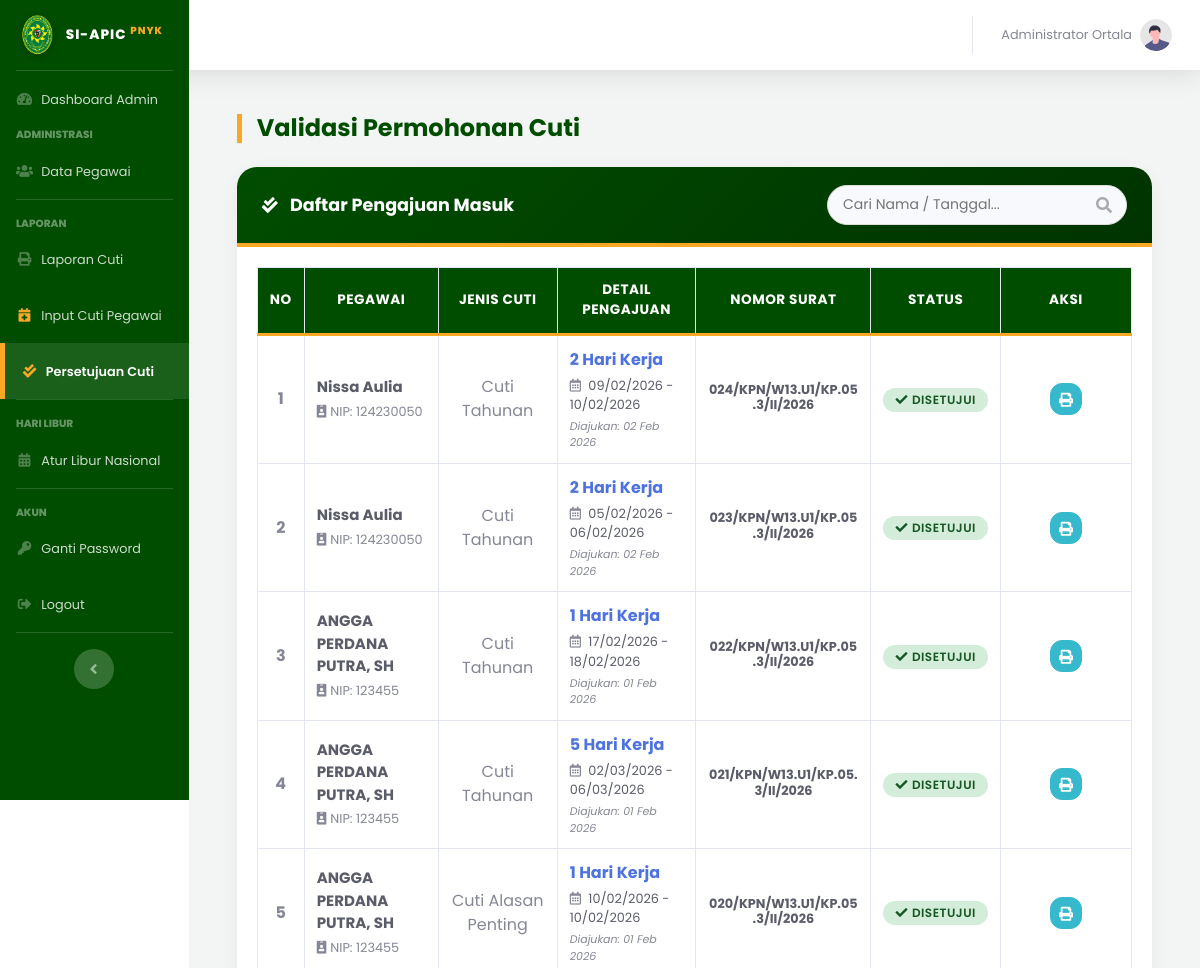
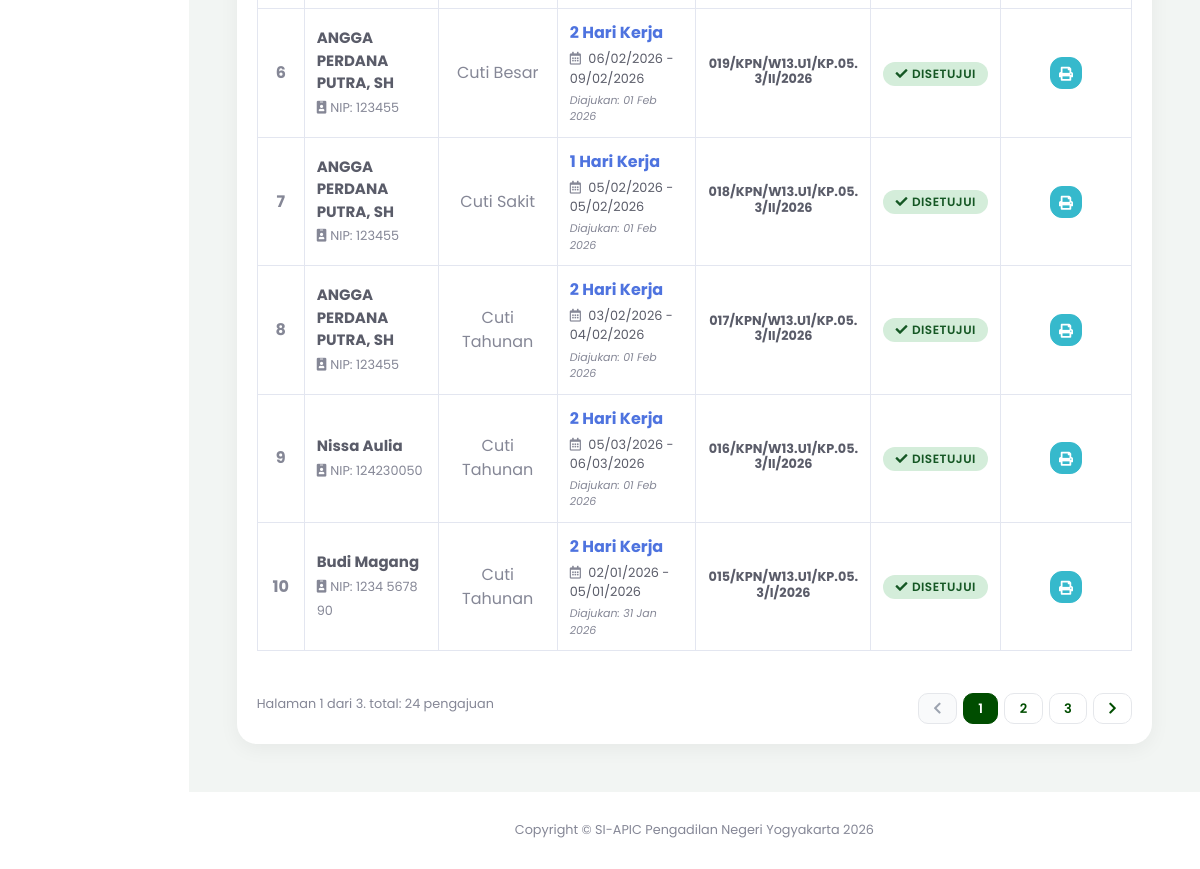
Page /index.php?page=validasi_cuti (signed in) on the earlier database version (2 pictures, top to bottom).
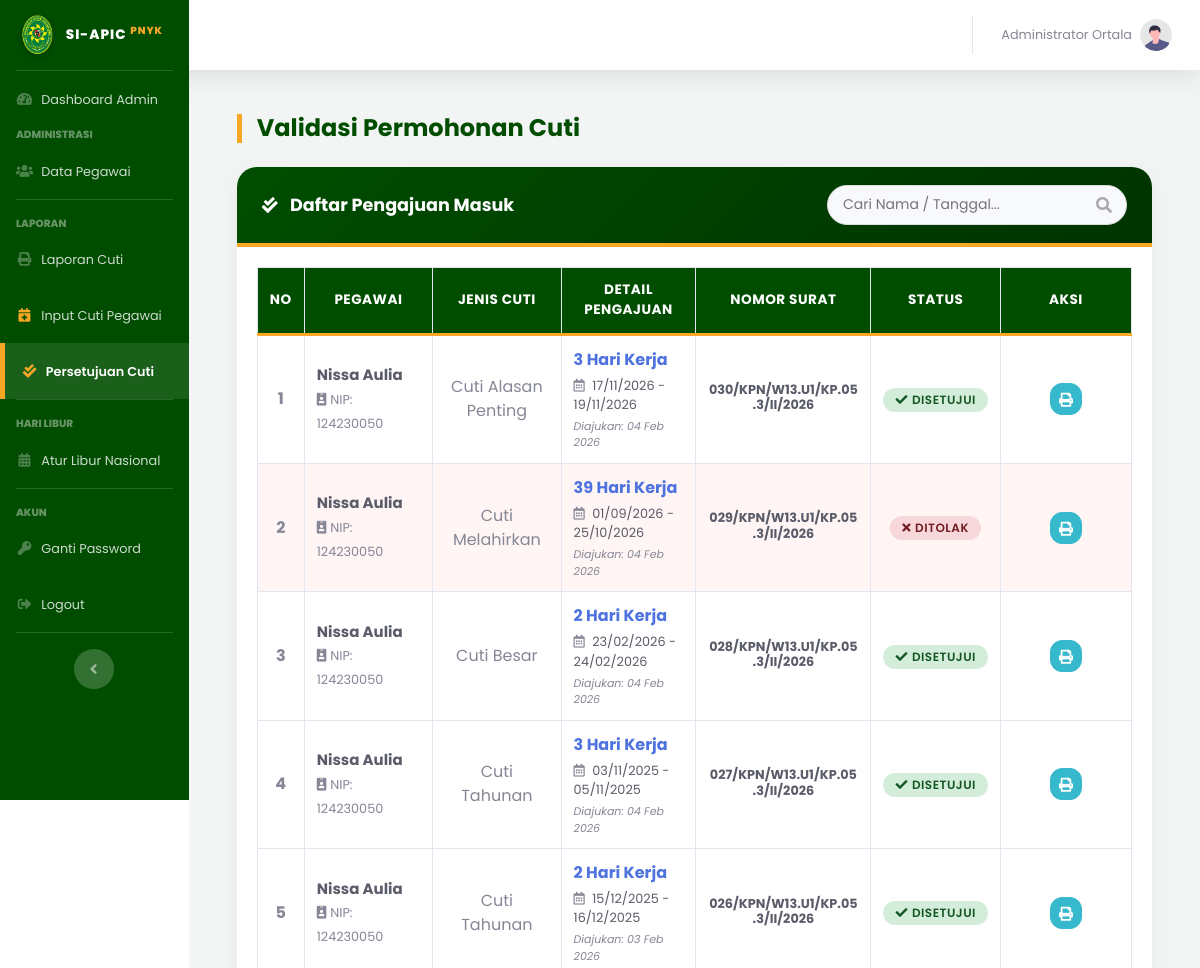
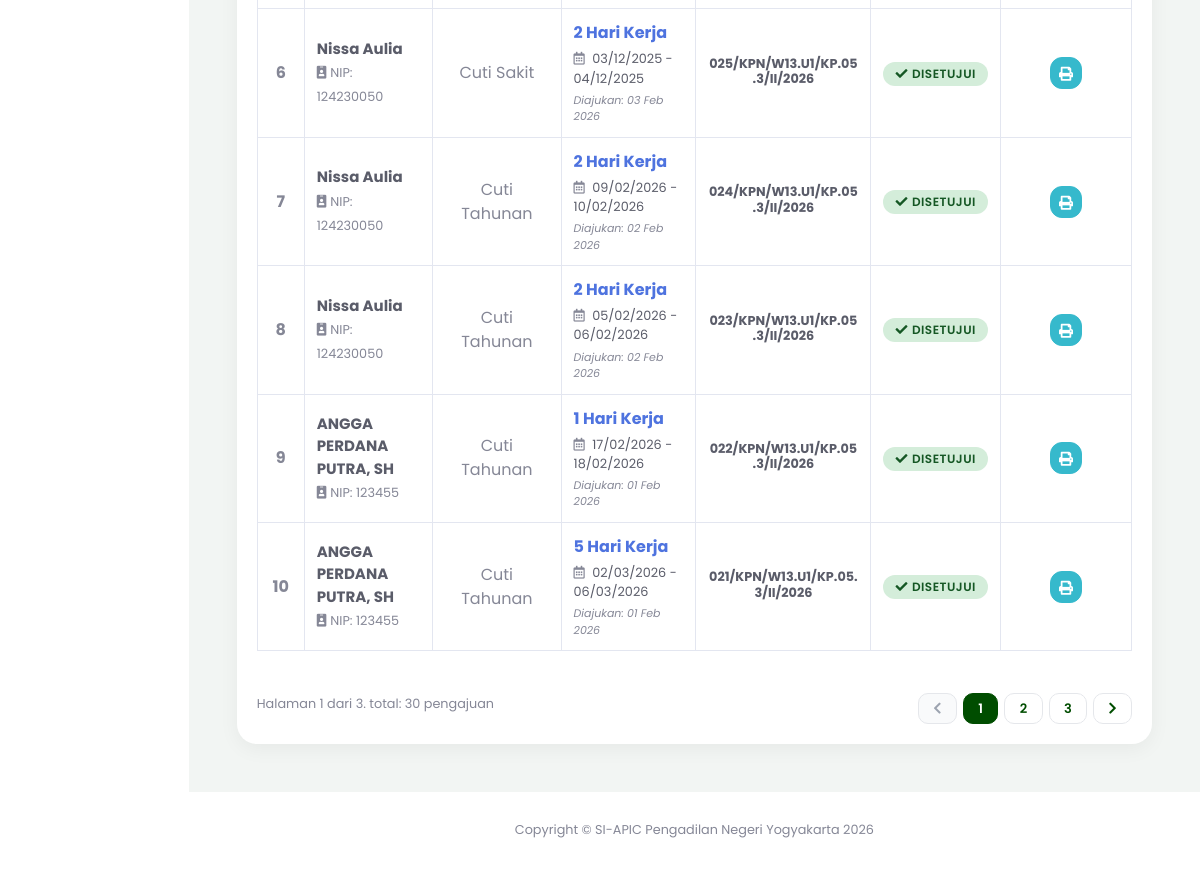
Same page on the later database version (2 pictures, top to bottom).
### tables this page shows
CREATE TABLE `pengajuan_cuti` (
  `id_pengajuan` int(11) NOT NULL,
  `id_user` int(11) NOT NULL,
  `jenis_cuti` varchar(50) DEFAULT NULL,
  `id_atasan` int(11) DEFAULT NULL,
  `id_jenis` int(11) NOT NULL,
  `nomor_surat` varchar(100) DEFAULT NULL,
  `tgl_pengajuan` date DEFAULT NULL,
  `tgl_mulai` date NOT NULL,
  `tgl_selesai` date NOT NULL,
  `lama_hari` int(11) NOT NULL,
  `alasan` text NOT NULL,
  `no_telepon` varchar(20) DEFAULT NULL,
  `masa_kerja` varchar(50) DEFAULT NULL,
  `alamat_cuti` text NOT NULL,
  `status` enum('Diajukan','Disetujui','Ditolak','Dibatalkan') DEFAULT 'Diajukan',
  `catatan_admin` text DEFAULT NULL,
  `created_at` timestamp NOT NULL DEFAULT current_timestamp(),
  `sisa_cuti_n` int(11) DEFAULT 0,
  `sisa_cuti_n1` int(11) DEFAULT 0,
  `dipotong_n1` int(11) DEFAULT 0,
  `dipotong_n` int(11) DEFAULT 0,
  `id_pejabat` int(11) DEFAULT 0,
  `ttd_pejabat` enum('ketua','wakil','plh') DEFAULT 'ketua'
);

CREATE TABLE `users` (
  `id_user` int(11) NOT NULL,
  `nip` varchar(30) NOT NULL,
  `masa_kerja` varchar(50) DEFAULT NULL,
  `password` varchar(255) NOT NULL,
  `nama_lengkap` varchar(100) NOT NULL,
  `jabatan` varchar(100) DEFAULT NULL,
  `pangkat` varchar(50) DEFAULT NULL,
  `unit_kerja` varchar(100) DEFAULT 'Pengadilan Negeri Yogyakarta',
  `no_telepon` varchar(20) DEFAULT NULL,
  `role` enum('admin','user') NOT NULL,
  `is_atasan_langsung` tinyint(1) DEFAULT 0 COMMENT '1=Bisa TTD, 0=Staf Biasa',
  `sisa_cuti_n` int(11) DEFAULT 12,
  `sisa_cuti_n1` int(11) DEFAULT 0,
  `sisa_cuti_n2` int(11) DEFAULT 0,
  `kuota_cuti_sakit` int(11) DEFAULT 14,
  `created_at` timestamp NOT NULL DEFAULT current_timestamp(),
  `status_akun` enum('aktif','nonaktif') DEFAULT 'aktif',
  `id_atasan` int(11) DEFAULT NULL,
  `is_atasan` enum('0','1') DEFAULT '0'
);

CREATE TABLE `jenis_cuti` (
  `id_jenis` int(11) NOT NULL,
  `nama_jenis` varchar(50) NOT NULL
);

### pages/admin/validasi_cuti.php (the view, shortened to what the changed rows need)
<?php
$batas   = 10;
$halaman = isset($_GET['hal']) ? (int)$_GET['hal'] : 1;
$halaman_awal = ($halaman > 1) ? ($halaman * $batas) - $batas : 0;
$keyword = "";
$where_clause = "";
$query_count_str = "SELECT count(id_pengajuan) as jumlah
                    FROM pengajuan_cuti
                    JOIN users ON pengajuan_cuti.id_user = users.id_user
                    WHERE 1=1 $where_clause";
$query_count = mysqli_query($koneksi, $query_count_str);
$data_count  = mysqli_fetch_assoc($query_count);
$jumlah_data = $data_count['jumlah'];
$total_halaman = ceil($jumlah_data / $batas);
$query_utama = "SELECT pengajuan_cuti.*,
                        users.nama_lengkap, users.nip,
                        users.sisa_cuti_n, users.sisa_cuti_n1, users.kuota_cuti_sakit,
                        jenis_cuti.nama_jenis
                FROM pengajuan_cuti
                JOIN users ON pengajuan_cuti.id_user = users.id_user
                JOIN jenis_cuti ON pengajuan_cuti.id_jenis = jenis_cuti.id_jenis
                WHERE 1=1 $where_clause
                ORDER BY pengajuan_cuti.tgl_pengajuan DESC, pengajuan_cuti.id_pengajuan DESC
                LIMIT $halaman_awal, $batas";
$query = mysqli_query($koneksi, $query_utama);
$nomor = $halaman_awal + 1;
?>
<div class="container-fluid mb-5 mt-4">
    <div class="d-sm-flex align-items-center justify-content-between mb-4">
        <h1 class="page-title-pn mb-0">Validasi Permohonan Cuti</h1>
    </div>
    <div class="card card-pn mb-4">
        <div class="card-body">
            <div id="area_tabel">
                <?php if(mysqli_num_rows($query) == 0) { ?>
                    <div class="alert alert-light text-center border shadow-sm" style="border-radius: 12px;">
                        <h6 class="text-muted m-3"><i class="fas fa-info-circle mr-2"></i>Data pengajuan tidak ditemukan.</h6>
                    </div>
                <?php } else { ?>
                <div class="table-responsive">
                    <table class="table table-bordered table-hover" width="100%" cellspacing="0">
                        <thead class="table-pn-head">
                            <tr class="text-center">
                                <th width="5%">No</th>
                                <th>Pegawai</th>
                                <th>Jenis Cuti</th>
                                <th>Detail Pengajuan</th>
                                <th>Nomor Surat</th>
                                <th>Status</th>
                                <th width="15%">Aksi</th>
                            </tr>
                        </thead>
                        <tbody>
                            <?php
                            while($row = mysqli_fetch_array($query)){
                                $raw_status = strtolower(trim($row['status']));
                                $bg_row = "";
                                if ($raw_status == 'disetujui') {
                                    $badge = '<span class="badge badge-status" style="background-color: #d4edda; color: #155724;"><i class="fas fa-check mr-1"></i>DISETUJUI</span>';
                                } elseif ($raw_status == 'ditolak') {
                                    $badge = '<span class="badge badge-status" style="background-color: #f8d7da; color: #721c24;"><i class="fas fa-times mr-1"></i>DITOLAK</span>';
                                    $bg_row = "style='background-color: #fff5f5;'";
                                } else {
                                    $badge = '<span class="badge badge-status" style="background-color: #fff3cd; color: #856404;"><i class="fas fa-clock mr-1"></i>MENUNGGU</span>';
                                    $bg_row = "style='background-color: #fffdf0;'";
                                }
                            ?>
                            <tr <?php echo $bg_row; ?>>
                                <td class="text-center font-weight-bold align-middle"><?php echo $nomor++; ?></td>
                                <td class="align-middle">
                                    <div class="font-weight-bold text-dark" style="font-size: 15px;"><?php echo $row['nama_lengkap']; ?></div>
                                    <small class="text-muted"><i class="fas fa-id-badge mr-1"></i>NIP: <?php echo $row['nip']; ?></small>
                                </td>
                                <td class="align-middle text-center"><?php echo $row['nama_jenis']; ?></td>
                                <td class="align-middle">
                                    <div class="font-weight-bold text-primary"><?php echo $row['lama_hari']; ?> Hari Kerja</div>
                                    <small class="text-dark d-block mt-1">
                                        <i class="far fa-calendar-alt mr-1 text-muted"></i>
                                        <?php echo date('d/m/Y', strtotime($row['tgl_mulai'])); ?> -
                                        <?php echo date('d/m/Y', strtotime($row['tgl_selesai'])); ?>
                                    </small>
                                    <small class="text-muted font-italic d-block mt-1" style="font-size: 11px;">
                                        Diajukan: <?php echo date('d M Y', strtotime($row['tgl_pengajuan'])); ?>
                                    </small>
                                </td>
                                <td class="text-center align-middle">
                                    <?php if(!empty($row['nomor_surat'])) { ?>
                                        <span class="font-weight-bold text-dark small" style="display:inline-block; max-width:150px; line-height:1.2;">
                                            <?php echo $row['nomor_surat']; ?>
                                        </span>
                                    <?php } else { echo '-'; } ?>
                                </td>
                                <td class="text-center align-middle"><?php echo $badge; ?></td>
                                <td class="text-center align-middle">
                                    <a href="pages/admin/cetak_cuti_admin.php?id=<?php echo $row['id_pengajuan']; ?>" target="_blank" class="btn btn-info btn-sm shadow-sm rounded-circle" style="width: 32px; height: 32px; padding: 0; line-height: 32px;" title="Cetak Surat">
                                        <i class="fas fa-print"></i>
                                    </a>
                                </td>
                            </tr>
                            <?php } ?>
                        </tbody>
                    </table>
                </div>
                <div class="d-flex flex-column flex-md-row justify-content-between align-items-center mt-3">
                    <div class="text-muted small mb-2 mb-md-0">
                        Halaman <?php echo $halaman; ?> dari <?php echo $total_halaman; ?>. total: <?php echo $jumlah_data; ?> pengajuan
                    </div>
                    <nav>
                        <ul class="pagination mb-0">
                            <li class="page-item <?php if($halaman <= 1) echo 'disabled'; ?>">
                                <a class="page-link" href="<?php if($halaman > 1){ echo "?page=validasi_cuti&hal=".($halaman-1)."&cari=$keyword"; } ?>"><i class="fas fa-chevron-left"></i></a>
                            </li>
                            <?php for($x = 1; $x <= $total_halaman; $x++): ?>
                                <li class="page-item <?php if($halaman == $x) echo 'active'; ?>">
                                    <a class="page-link" href="?page=validasi_cuti&hal=<?php echo $x; ?>&cari=<?php echo $keyword; ?>"><?php echo $x; ?></a>
                                </li>
                            <?php endfor; ?>
                            <li class="page-item <?php if($halaman >= $total_halaman) echo 'disabled'; ?>">
                                <a class="page-link" href="<?php if($halaman < $total_halaman){ echo "?page=validasi_cuti&hal=".($halaman+1)."&cari=$keyword"; } ?>"><i class="fas fa-chevron-right"></i></a>
                            </li>
                        </ul>
                    </nav>
                </div>
                <?php } ?>
            </div>
        </div>
    </div>
</div>

Differences in the rows shown:
no longer on this page (row unchanged): pengajuan_cuti: id_user.nama_lengkap "ANGGA PERDANA PUTRA, SH", id_user.nip "123455", id_jenis.nama_jenis "Cuti Alasan Penting", lama_hari "1", tgl_mulai "10/02/2026", tgl_selesai "10/02/2026", tgl_pengajuan "01 Feb 2026", nomor_surat "020/KPN/W13.U1/KP.05.3/II/2026", status "Disetujui" (drawn)
no longer on this page (row unchanged): pengajuan_cuti: id_user.nama_lengkap "ANGGA PERDANA PUTRA, SH", id_user.nip "123455", id_jenis.nama_jenis "Cuti Besar", lama_hari "2", tgl_mulai "06/02/2026", tgl_selesai "09/02/2026", tgl_pengajuan "01 Feb 2026", nomor_surat "019/KPN/W13.U1/KP.05.3/II/2026", status "Disetujui" (drawn)
no longer on this page (row unchanged): pengajuan_cuti: id_user.nama_lengkap "ANGGA PERDANA PUTRA, SH", id_user.nip "123455", id_jenis.nama_jenis "Cuti Sakit", lama_hari "1", tgl_mulai "05/02/2026", tgl_selesai "05/02/2026", tgl_pengajuan "01 Feb 2026", nomor_surat "018/KPN/W13.U1/KP.05.3/II/2026", status "Disetujui" (drawn)
no longer on this page (row unchanged): pengajuan_cuti: id_user.nama_lengkap "ANGGA PERDANA PUTRA, SH", id_user.nip "123455", id_jenis.nama_jenis "Cuti Tahunan", lama_hari "2", tgl_mulai "03/02/2026", tgl_selesai "04/02/2026", tgl_pengajuan "01 Feb 2026", nomor_surat "017/KPN/W13.U1/KP.05.3/II/2026", status "Disetujui" (drawn)
no longer on this page (row unchanged): pengajuan_cuti: id_user.nama_lengkap "Nissa Aulia", id_user.nip "124230050", id_jenis.nama_jenis "Cuti Tahunan", lama_hari "2", tgl_mulai "05/03/2026", tgl_selesai "06/03/2026", tgl_pengajuan "01 Feb 2026", nomor_surat "016/KPN/W13.U1/KP.05.3/II/2026", status "Disetujui" (drawn)
no longer on this page (row unchanged): pengajuan_cuti: id_user.nama_lengkap "Budi Magang", id_user.nip "1234 5678 90", id_jenis.nama_jenis "Cuti Tahunan", lama_hari "2", tgl_mulai "02/01/2026", tgl_selesai "05/01/2026", tgl_pengajuan "31 Jan 2026", nomor_surat "015/KPN/W13.U1/KP.05.3/I/2026", status "Disetujui" (drawn)
added pengajuan_cuti: id_user.nama_lengkap "Nissa Aulia", id_user.nip "124230050", id_jenis.nama_jenis "Cuti Alasan Penting", lama_hari "3", tgl_mulai "17/11/2026", tgl_selesai "19/11/2026", tgl_pengajuan "04 Feb 2026", nomor_surat "030/KPN/W13.U1/KP.05.3/II/2026", status "Disetujui" (drawn)
added pengajuan_cuti: id_user.nama_lengkap "Nissa Aulia", id_user.nip "124230050", id_jenis.nama_jenis "Cuti Melahirkan", lama_hari "39", tgl_mulai "01/09/2026", tgl_selesai "25/10/2026", tgl_pengajuan "04 Feb 2026", nomor_surat "029/KPN/W13.U1/KP.05.3/II/2026", status "Ditolak" (drawn)
added pengajuan_cuti: id_user.nama_lengkap "Nissa Aulia", id_user.nip "124230050", id_jenis.nama_jenis "Cuti Besar", lama_hari "2", tgl_mulai "23/02/2026", tgl_selesai "24/02/2026", tgl_pengajuan "04 Feb 2026", nomor_surat "028/KPN/W13.U1/KP.05.3/II/2026", status "Disetujui" (drawn)
added pengajuan_cuti: id_user.nama_lengkap "Nissa Aulia", id_user.nip "124230050", id_jenis.nama_jenis "Cuti Tahunan", lama_hari "3", tgl_mulai "03/11/2025", tgl_selesai "05/11/2025", tgl_pengajuan "04 Feb 2026", nomor_surat "027/KPN/W13.U1/KP.05.3/II/2026", status "Disetujui" (drawn)
added pengajuan_cuti: id_user.nama_lengkap "Nissa Aulia", id_user.nip "124230050", id_jenis.nama_jenis "Cuti Tahunan", lama_hari "2", tgl_mulai "15/12/2025", tgl_selesai "16/12/2025", tgl_pengajuan "03 Feb 2026", nomor_surat "026/KPN/W13.U1/KP.05.3/II/2026", status "Disetujui" (drawn)
added pengajuan_cuti: id_user.nama_lengkap "Nissa Aulia", id_user.nip "124230050", id_jenis.nama_jenis "Cuti Sakit", lama_hari "2", tgl_mulai "03/12/2025", tgl_selesai "04/12/2025", tgl_pengajuan "03 Feb 2026", nomor_surat "025/KPN/W13.U1/KP.05.3/II/2026", status "Disetujui" (drawn)
Other differences:
$jumlah_data: "24" → "30"
